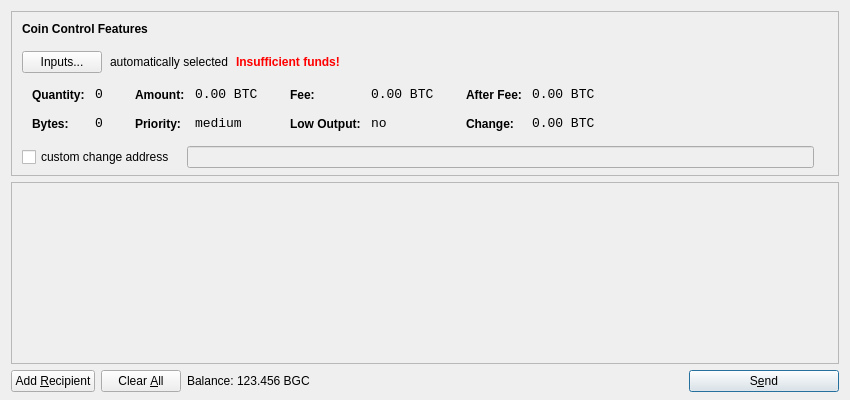
<?xml version="1.0" encoding="UTF-8"?>
<ui version="4.0">
 <class>SendCoinsDialog</class>
 <widget class="QDialog" name="SendCoinsDialog">
  <property name="geometry">
   <rect>
    <x>0</x>
    <y>0</y>
    <width>850</width>
    <height>400</height>
   </rect>
  </property>
  <property name="windowTitle">
   <string>Send Coins</string>
  </property>
  <layout class="QVBoxLayout" name="verticalLayout" stretch="0,1,0">
   <property name="bottomMargin">
    <number>8</number>
   </property>
   <item>
    <widget class="QFrame" name="frameCoinControl">
     <property name="sizePolicy">
      <sizepolicy hsizetype="Expanding" vsizetype="Expanding">
       <horstretch>0</horstretch>
       <verstretch>0</verstretch>
      </sizepolicy>
     </property>
     <property name="maximumSize">
      <size>
       <width>16777215</width>
       <height>16777215</height>
      </size>
     </property>
     <property name="frameShape">
      <enum>QFrame::StyledPanel</enum>
     </property>
     <property name="frameShadow">
      <enum>QFrame::Sunken</enum>
     </property>
     <layout class="QVBoxLayout" name="verticalLayoutCoinControl2">
      <property name="spacing">
       <number>-1</number>
      </property>
      <property name="leftMargin">
       <number>0</number>
      </property>
      <property name="topMargin">
       <number>0</number>
      </property>
      <property name="rightMargin">
       <number>0</number>
      </property>
      <property name="bottomMargin">
       <number>6</number>
      </property>
      <item>
       <layout class="QVBoxLayout" name="verticalLayoutCoinControl" stretch="0,0,0,0,1">
        <property name="spacing">
         <number>0</number>
        </property>
        <property name="leftMargin">
         <number>10</number>
        </property>
        <property name="topMargin">
         <number>10</number>
        </property>
        <item>
         <layout class="QHBoxLayout" name="horizontalLayoutCoinControl1">
          <property name="bottomMargin">
           <number>15</number>
          </property>
          <item>
           <widget class="QLabel" name="labelCoinControlFeatures">
            <property name="sizePolicy">
             <sizepolicy hsizetype="Preferred" vsizetype="Maximum">
              <horstretch>0</horstretch>
              <verstretch>0</verstretch>
             </sizepolicy>
            </property>
            <property name="font">
             <font>
              <weight>75</weight>
              <bold>true</bold>
             </font>
            </property>
            <property name="styleSheet">
             <string notr="true">font-weight:bold;</string>
            </property>
            <property name="text">
             <string>Coin Control Features</string>
            </property>
           </widget>
          </item>
         </layout>
        </item>
        <item>
         <layout class="QHBoxLayout" name="horizontalLayoutCoinControl2" stretch="0,0,0,0">
          <property name="spacing">
           <number>8</number>
          </property>
          <property name="bottomMargin">
           <number>10</number>
          </property>
          <item>
           <widget class="QPushButton" name="pushButtonCoinControl">
            <property name="styleSheet">
             <string notr="true"/>
            </property>
            <property name="text">
             <string>Inputs...</string>
            </property>
           </widget>
          </item>
          <item>
           <widget class="QLabel" name="labelCoinControlAutomaticallySelected">
            <property name="text">
             <string>automatically selected</string>
            </property>
            <property name="margin">
             <number>5</number>
            </property>
           </widget>
          </item>
          <item>
           <widget class="QLabel" name="labelCoinControlInsuffFunds">
            <property name="font">
             <font>
              <weight>75</weight>
              <bold>true</bold>
             </font>
            </property>
            <property name="styleSheet">
             <string notr="true">color:red;font-weight:bold;</string>
            </property>
            <property name="text">
             <string>Insufficient funds!</string>
            </property>
            <property name="margin">
             <number>5</number>
            </property>
           </widget>
          </item>
          <item>
           <spacer name="horizontalSpacerCoinControl">
            <property name="orientation">
             <enum>Qt::Horizontal</enum>
            </property>
            <property name="sizeHint" stdset="0">
             <size>
              <width>40</width>
              <height>1</height>
             </size>
            </property>
           </spacer>
          </item>
         </layout>
        </item>
        <item>
         <widget class="QWidget" name="widgetCoinControl" native="true">
          <property name="sizePolicy">
           <sizepolicy hsizetype="Preferred" vsizetype="Preferred">
            <horstretch>0</horstretch>
            <verstretch>0</verstretch>
           </sizepolicy>
          </property>
          <property name="minimumSize">
           <size>
            <width>0</width>
            <height>0</height>
           </size>
          </property>
          <property name="styleSheet">
           <string notr="true"/>
          </property>
          <layout class="QHBoxLayout" name="horizontalLayoutCoinControl5">
           <property name="margin">
            <number>0</number>
           </property>
           <item>
            <layout class="QHBoxLayout" name="horizontalLayoutCoinControl3" stretch="0,0,0,1">
             <property name="spacing">
              <number>20</number>
             </property>
             <property name="topMargin">
              <number>0</number>
             </property>
             <property name="bottomMargin">
              <number>10</number>
             </property>
             <item>
              <layout class="QFormLayout" name="formLayoutCoinControl1">
               <property name="horizontalSpacing">
                <number>10</number>
               </property>
               <property name="verticalSpacing">
                <number>14</number>
               </property>
               <property name="leftMargin">
                <number>10</number>
               </property>
               <property name="topMargin">
                <number>4</number>
               </property>
               <property name="rightMargin">
                <number>6</number>
               </property>
               <item row="0" column="0">
                <widget class="QLabel" name="labelCoinControlQuantityText">
                 <property name="styleSheet">
                  <string notr="true">font-weight:bold;</string>
                 </property>
                 <property name="text">
                  <string>Quantity:</string>
                 </property>
                 <property name="margin">
                  <number>0</number>
                 </property>
                </widget>
               </item>
               <item row="0" column="1">
                <widget class="QLabel" name="labelCoinControlQuantity">
                 <property name="font">
                  <font>
                   <family>Monospace</family>
                   <pointsize>10</pointsize>
                  </font>
                 </property>
                 <property name="cursor">
                  <cursorShape>IBeamCursor</cursorShape>
                 </property>
                 <property name="contextMenuPolicy">
                  <enum>Qt::ActionsContextMenu</enum>
                 </property>
                 <property name="text">
                  <string notr="true">0</string>
                 </property>
                 <property name="margin">
                  <number>0</number>
                 </property>
                 <property name="textInteractionFlags">
                  <set>Qt::LinksAccessibleByMouse|Qt::TextSelectableByKeyboard|Qt::TextSelectableByMouse</set>
                 </property>
                </widget>
               </item>
               <item row="1" column="0">
                <widget class="QLabel" name="labelCoinControlBytesText">
                 <property name="styleSheet">
                  <string notr="true">font-weight:bold;</string>
                 </property>
                 <property name="text">
                  <string>Bytes:</string>
                 </property>
                </widget>
               </item>
               <item row="1" column="1">
                <widget class="QLabel" name="labelCoinControlBytes">
                 <property name="font">
                  <font>
                   <family>Monospace</family>
                   <pointsize>10</pointsize>
                  </font>
                 </property>
                 <property name="cursor">
                  <cursorShape>IBeamCursor</cursorShape>
                 </property>
                 <property name="contextMenuPolicy">
                  <enum>Qt::ActionsContextMenu</enum>
                 </property>
                 <property name="text">
                  <string notr="true">0</string>
                 </property>
                 <property name="textInteractionFlags">
                  <set>Qt::LinksAccessibleByMouse|Qt::TextSelectableByKeyboard|Qt::TextSelectableByMouse</set>
                 </property>
                </widget>
               </item>
              </layout>
             </item>
             <item>
              <layout class="QFormLayout" name="formLayoutCoinControl2">
               <property name="horizontalSpacing">
                <number>10</number>
               </property>
               <property name="verticalSpacing">
                <number>14</number>
               </property>
               <property name="leftMargin">
                <number>6</number>
               </property>
               <property name="topMargin">
                <number>4</number>
               </property>
               <property name="rightMargin">
                <number>6</number>
               </property>
               <item row="0" column="0">
                <widget class="QLabel" name="labelCoinControlAmountText">
                 <property name="styleSheet">
                  <string notr="true">font-weight:bold;</string>
                 </property>
                 <property name="text">
                  <string>Amount:</string>
                 </property>
                 <property name="margin">
                  <number>0</number>
                 </property>
                </widget>
               </item>
               <item row="0" column="1">
                <widget class="QLabel" name="labelCoinControlAmount">
                 <property name="font">
                  <font>
                   <family>Monospace</family>
                   <pointsize>10</pointsize>
                  </font>
                 </property>
                 <property name="cursor">
                  <cursorShape>IBeamCursor</cursorShape>
                 </property>
                 <property name="contextMenuPolicy">
                  <enum>Qt::ActionsContextMenu</enum>
                 </property>
                 <property name="text">
                  <string notr="true">0.00 BTC</string>
                 </property>
                 <property name="textInteractionFlags">
                  <set>Qt::LinksAccessibleByMouse|Qt::TextSelectableByKeyboard|Qt::TextSelectableByMouse</set>
                 </property>
                </widget>
               </item>
               <item row="1" column="0">
                <widget class="QLabel" name="labelCoinControlPriorityText">
                 <property name="styleSheet">
                  <string notr="true">font-weight:bold;</string>
                 </property>
                 <property name="text">
                  <string>Priority:</string>
                 </property>
                </widget>
               </item>
               <item row="1" column="1">
                <widget class="QLabel" name="labelCoinControlPriority">
                 <property name="font">
                  <font>
                   <family>Monospace</family>
                   <pointsize>10</pointsize>
                  </font>
                 </property>
                 <property name="cursor">
                  <cursorShape>IBeamCursor</cursorShape>
                 </property>
                 <property name="contextMenuPolicy">
                  <enum>Qt::ActionsContextMenu</enum>
                 </property>
                 <property name="text">
                  <string>medium</string>
                 </property>
                 <property name="textInteractionFlags">
                  <set>Qt::LinksAccessibleByMouse|Qt::TextSelectableByKeyboard|Qt::TextSelectableByMouse</set>
                 </property>
                </widget>
               </item>
              </layout>
             </item>
             <item>
              <layout class="QFormLayout" name="formLayoutCoinControl3">
               <property name="horizontalSpacing">
                <number>10</number>
               </property>
               <property name="verticalSpacing">
                <number>14</number>
               </property>
               <property name="leftMargin">
                <number>6</number>
               </property>
               <property name="topMargin">
                <number>4</number>
               </property>
               <property name="rightMargin">
                <number>6</number>
               </property>
               <item row="0" column="0">
                <widget class="QLabel" name="labelCoinControlFeeText">
                 <property name="styleSheet">
                  <string notr="true">font-weight:bold;</string>
                 </property>
                 <property name="text">
                  <string>Fee:</string>
                 </property>
                 <property name="margin">
                  <number>0</number>
                 </property>
                </widget>
               </item>
               <item row="0" column="1">
                <widget class="QLabel" name="labelCoinControlFee">
                 <property name="font">
                  <font>
                   <family>Monospace</family>
                   <pointsize>10</pointsize>
                  </font>
                 </property>
                 <property name="cursor">
                  <cursorShape>IBeamCursor</cursorShape>
                 </property>
                 <property name="contextMenuPolicy">
                  <enum>Qt::ActionsContextMenu</enum>
                 </property>
                 <property name="text">
                  <string notr="true">0.00 BTC</string>
                 </property>
                 <property name="textInteractionFlags">
                  <set>Qt::LinksAccessibleByMouse|Qt::TextSelectableByKeyboard|Qt::TextSelectableByMouse</set>
                 </property>
                </widget>
               </item>
               <item row="1" column="0">
                <widget class="QLabel" name="labelCoinControlLowOutputText">
                 <property name="styleSheet">
                  <string notr="true">font-weight:bold;</string>
                 </property>
                 <property name="text">
                  <string>Low Output:</string>
                 </property>
                </widget>
               </item>
               <item row="1" column="1">
                <widget class="QLabel" name="labelCoinControlLowOutput">
                 <property name="font">
                  <font>
                   <family>Monospace</family>
                   <pointsize>10</pointsize>
                  </font>
                 </property>
                 <property name="cursor">
                  <cursorShape>IBeamCursor</cursorShape>
                 </property>
                 <property name="contextMenuPolicy">
                  <enum>Qt::ActionsContextMenu</enum>
                 </property>
                 <property name="text">
                  <string>no</string>
                 </property>
                 <property name="textInteractionFlags">
                  <set>Qt::LinksAccessibleByMouse|Qt::TextSelectableByKeyboard|Qt::TextSelectableByMouse</set>
                 </property>
                </widget>
               </item>
              </layout>
             </item>
             <item>
              <layout class="QFormLayout" name="formLayoutCoinControl4">
               <property name="horizontalSpacing">
                <number>10</number>
               </property>
               <property name="verticalSpacing">
                <number>14</number>
               </property>
               <property name="leftMargin">
                <number>6</number>
               </property>
               <property name="topMargin">
                <number>4</number>
               </property>
               <property name="rightMargin">
                <number>6</number>
               </property>
               <item row="0" column="0">
                <widget class="QLabel" name="labelCoinControlAfterFeeText">
                 <property name="styleSheet">
                  <string notr="true">font-weight:bold;</string>
                 </property>
                 <property name="text">
                  <string>After Fee:</string>
                 </property>
                 <property name="margin">
                  <number>0</number>
                 </property>
                </widget>
               </item>
               <item row="0" column="1">
                <widget class="QLabel" name="labelCoinControlAfterFee">
                 <property name="font">
                  <font>
                   <family>Monospace</family>
                   <pointsize>10</pointsize>
                  </font>
                 </property>
                 <property name="cursor">
                  <cursorShape>IBeamCursor</cursorShape>
                 </property>
                 <property name="contextMenuPolicy">
                  <enum>Qt::ActionsContextMenu</enum>
                 </property>
                 <property name="text">
                  <string notr="true">0.00 BTC</string>
                 </property>
                 <property name="textInteractionFlags">
                  <set>Qt::LinksAccessibleByMouse|Qt::TextSelectableByKeyboard|Qt::TextSelectableByMouse</set>
                 </property>
                </widget>
               </item>
               <item row="1" column="0">
                <widget class="QLabel" name="labelCoinControlChangeText">
                 <property name="styleSheet">
                  <string notr="true">font-weight:bold;</string>
                 </property>
                 <property name="text">
                  <string>Change:</string>
                 </property>
                </widget>
               </item>
               <item row="1" column="1">
                <widget class="QLabel" name="labelCoinControlChange">
                 <property name="font">
                  <font>
                   <family>Monospace</family>
                   <pointsize>10</pointsize>
                  </font>
                 </property>
                 <property name="cursor">
                  <cursorShape>IBeamCursor</cursorShape>
                 </property>
                 <property name="contextMenuPolicy">
                  <enum>Qt::ActionsContextMenu</enum>
                 </property>
                 <property name="text">
                  <string notr="true">0.00 BTC</string>
                 </property>
                 <property name="textInteractionFlags">
                  <set>Qt::LinksAccessibleByMouse|Qt::TextSelectableByKeyboard|Qt::TextSelectableByMouse</set>
                 </property>
                </widget>
               </item>
              </layout>
             </item>
            </layout>
           </item>
          </layout>
         </widget>
        </item>
        <item>
         <layout class="QHBoxLayout" name="horizontalLayoutCoinControl4" stretch="0,0,0">
          <property name="spacing">
           <number>12</number>
          </property>
          <property name="sizeConstraint">
           <enum>QLayout::SetDefaultConstraint</enum>
          </property>
          <property name="topMargin">
           <number>5</number>
          </property>
          <property name="rightMargin">
           <number>5</number>
          </property>
          <item>
           <widget class="QCheckBox" name="checkBoxCoinControlChange">
            <property name="text">
             <string>custom change address</string>
            </property>
           </widget>
          </item>
          <item>
           <widget class="QLineEdit" name="lineEditCoinControlChange">
            <property name="enabled">
             <bool>false</bool>
            </property>
            <property name="sizePolicy">
             <sizepolicy hsizetype="Expanding" vsizetype="Fixed">
              <horstretch>0</horstretch>
              <verstretch>0</verstretch>
             </sizepolicy>
            </property>
           </widget>
          </item>
          <item>
           <widget class="QLabel" name="labelCoinControlChangeLabel">
            <property name="sizePolicy">
             <sizepolicy hsizetype="Preferred" vsizetype="Expanding">
              <horstretch>0</horstretch>
              <verstretch>0</verstretch>
             </sizepolicy>
            </property>
            <property name="minimumSize">
             <size>
              <width>0</width>
              <height>0</height>
             </size>
            </property>
            <property name="text">
             <string/>
            </property>
            <property name="margin">
             <number>3</number>
            </property>
           </widget>
          </item>
         </layout>
        </item>
        <item>
         <spacer name="verticalSpacerCoinControl">
          <property name="orientation">
           <enum>Qt::Vertical</enum>
          </property>
          <property name="sizeHint" stdset="0">
           <size>
            <width>800</width>
            <height>1</height>
           </size>
          </property>
         </spacer>
        </item>
       </layout>
      </item>
     </layout>
    </widget>
   </item>
   <item>
    <widget class="QScrollArea" name="scrollArea">
     <property name="widgetResizable">
      <bool>true</bool>
     </property>
     <widget class="QWidget" name="scrollAreaWidgetContents">
      <property name="geometry">
       <rect>
        <x>0</x>
        <y>0</y>
        <width>830</width>
        <height>165</height>
       </rect>
      </property>
      <layout class="QVBoxLayout" name="verticalLayout_2">
       <property name="margin">
        <number>0</number>
       </property>
       <item>
        <layout class="QVBoxLayout" name="entries">
         <property name="spacing">
          <number>6</number>
         </property>
        </layout>
       </item>
       <item>
        <spacer name="verticalSpacer">
         <property name="orientation">
          <enum>Qt::Vertical</enum>
         </property>
         <property name="sizeHint" stdset="0">
          <size>
           <width>20</width>
           <height>40</height>
          </size>
         </property>
        </spacer>
       </item>
      </layout>
     </widget>
    </widget>
   </item>
   <item>
    <layout class="QHBoxLayout" name="horizontalLayout">
     <item>
      <widget class="QPushButton" name="addButton">
       <property name="toolTip">
        <string>Send to multiple recipients at once</string>
       </property>
       <property name="text">
        <string>Add &amp;Recipient</string>
       </property>
       <property name="icon">
        <iconset resource="../bitcoin.qrc">
         <normaloff>:/icons/add</normaloff>:/icons/add</iconset>
       </property>
       <property name="autoDefault">
        <bool>false</bool>
       </property>
      </widget>
     </item>
     <item>
      <widget class="QPushButton" name="clearButton">
       <property name="sizePolicy">
        <sizepolicy hsizetype="Minimum" vsizetype="Fixed">
         <horstretch>0</horstretch>
         <verstretch>0</verstretch>
        </sizepolicy>
       </property>
       <property name="toolTip">
        <string>Remove all transaction fields</string>
       </property>
       <property name="text">
        <string>Clear &amp;All</string>
       </property>
       <property name="icon">
        <iconset resource="../bitcoin.qrc">
         <normaloff>:/icons/remove</normaloff>:/icons/remove</iconset>
       </property>
       <property name="autoRepeatDelay">
        <number>300</number>
       </property>
       <property name="autoDefault">
        <bool>false</bool>
       </property>
      </widget>
     </item>
     <item>
      <layout class="QHBoxLayout" name="horizontalLayout_2">
       <property name="spacing">
        <number>3</number>
       </property>
       <item>
        <widget class="QLabel" name="label">
         <property name="text">
          <string>Balance:</string>
         </property>
        </widget>
       </item>
       <item>
        <widget class="QLabel" name="labelBalance">
         <property name="cursor">
          <cursorShape>IBeamCursor</cursorShape>
         </property>
         <property name="text">
          <string>123.456 BGC</string>
         </property>
         <property name="textInteractionFlags">
          <set>Qt::LinksAccessibleByMouse|Qt::TextSelectableByKeyboard|Qt::TextSelectableByMouse</set>
         </property>
        </widget>
       </item>
      </layout>
     </item>
     <item>
      <spacer name="horizontalSpacer">
       <property name="orientation">
        <enum>Qt::Horizontal</enum>
       </property>
       <property name="sizeHint" stdset="0">
        <size>
         <width>40</width>
         <height>20</height>
        </size>
       </property>
      </spacer>
     </item>
     <item>
      <widget class="QPushButton" name="sendButton">
       <property name="minimumSize">
        <size>
         <width>150</width>
         <height>0</height>
        </size>
       </property>
       <property name="toolTip">
        <string>Confirm the send action</string>
       </property>
       <property name="text">
        <string>S&amp;end</string>
       </property>
       <property name="icon">
        <iconset resource="../bitcoin.qrc">
         <normaloff>:/icons/send</normaloff>:/icons/send</iconset>
       </property>
       <property name="default">
        <bool>true</bool>
       </property>
      </widget>
     </item>
    </layout>
   </item>
  </layout>
 </widget>
 <resources>
  <include location="../bitcoin.qrc"/>
 </resources>
 <connections/>
</ui>
